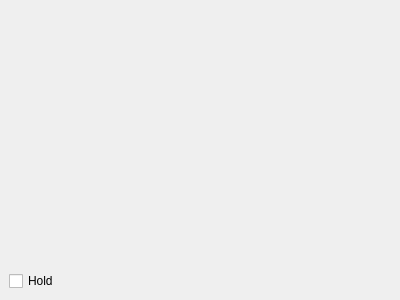
<?xml version="1.0" encoding="UTF-8"?>
<ui version="4.0">
 <class>PlotViewer</class>
 <widget class="QDockWidget" name="PlotViewer">
  <property name="geometry">
   <rect>
    <x>0</x>
    <y>0</y>
    <width>400</width>
    <height>300</height>
   </rect>
  </property>
  <property name="minimumSize">
   <size>
    <width>250</width>
    <height>196</height>
   </size>
  </property>
  <property name="windowTitle">
   <string>Plot Viewer</string>
  </property>
  <widget class="QWidget" name="dockWidgetContents">
   <layout class="QVBoxLayout" name="verticalLayout">
    <item>
     <widget class="QTabWidget" name="tabWidget">
      <property name="sizePolicy">
       <sizepolicy hsizetype="Preferred" vsizetype="Preferred">
        <horstretch>0</horstretch>
        <verstretch>0</verstretch>
       </sizepolicy>
      </property>
      <property name="minimumSize">
       <size>
        <width>100</width>
        <height>100</height>
       </size>
      </property>
      <property name="baseSize">
       <size>
        <width>500</width>
        <height>150</height>
       </size>
      </property>
      <property name="currentIndex">
       <number>-1</number>
      </property>
      <property name="usesScrollButtons">
       <bool>true</bool>
      </property>
      <property name="documentMode">
       <bool>true</bool>
      </property>
      <property name="tabsClosable">
       <bool>true</bool>
      </property>
      <property name="movable">
       <bool>true</bool>
      </property>
     </widget>
    </item>
    <item>
     <widget class="QCheckBox" name="holdCheckBox">
      <property name="text">
       <string>Hold</string>
      </property>
     </widget>
    </item>
   </layout>
  </widget>
 </widget>
 <resources/>
 <connections/>
</ui>
